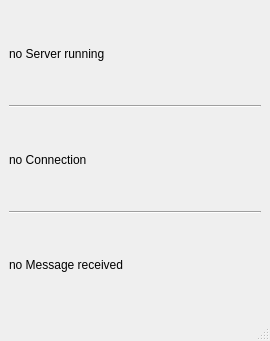
<?xml version="1.0" encoding="UTF-8"?>
<ui version="4.0">
 <class>Server</class>
 <widget class="QMainWindow" name="Server">
  <property name="geometry">
   <rect>
    <x>0</x>
    <y>0</y>
    <width>270</width>
    <height>341</height>
   </rect>
  </property>
  <property name="windowTitle">
   <string>Server</string>
  </property>
  <widget class="QWidget" name="centralwidget">
   <layout class="QVBoxLayout" name="verticalLayout">
    <item>
     <widget class="QLabel" name="labelServerStatus">
      <property name="text">
       <string>no Server running</string>
      </property>
     </widget>
    </item>
    <item>
     <widget class="Line" name="line">
      <property name="orientation">
       <enum>Qt::Horizontal</enum>
      </property>
     </widget>
    </item>
    <item>
     <widget class="QLabel" name="labelStatusConnections">
      <property name="text">
       <string>no Connection</string>
      </property>
     </widget>
    </item>
    <item>
     <widget class="Line" name="line_2">
      <property name="orientation">
       <enum>Qt::Horizontal</enum>
      </property>
     </widget>
    </item>
    <item>
     <widget class="QLabel" name="labelMessage">
      <property name="text">
       <string>no Message received</string>
      </property>
     </widget>
    </item>
   </layout>
  </widget>
  <widget class="QMenuBar" name="menubar">
   <property name="geometry">
    <rect>
     <x>0</x>
     <y>0</y>
     <width>270</width>
     <height>21</height>
    </rect>
   </property>
  </widget>
  <widget class="QStatusBar" name="statusbar"/>
 </widget>
 <resources/>
 <connections/>
</ui>
